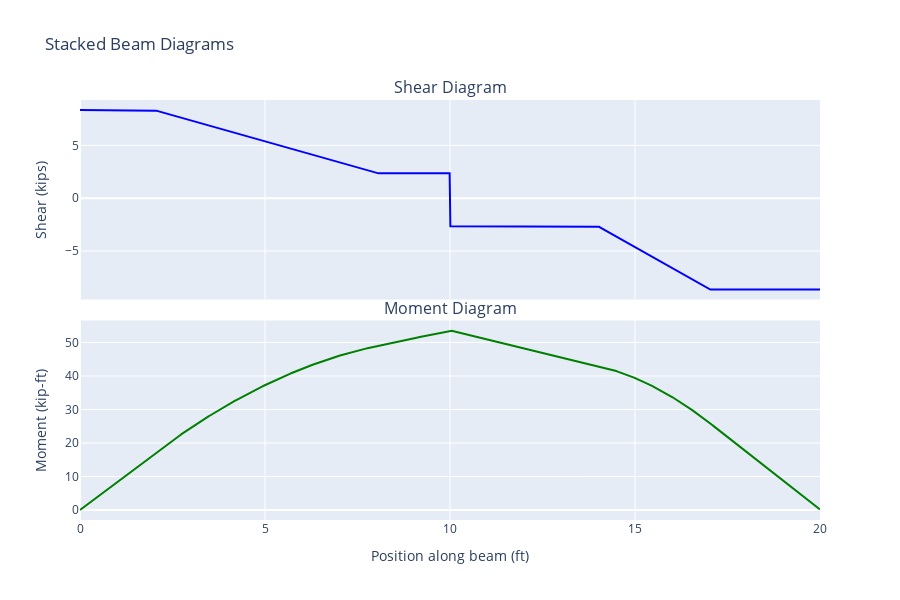

Notebook code for this chart:
### Code cell
import numpy as np
import plotly.graph_objects as go
from plotly.subplots import make_subplots
from IPython.display import display

# Single Python script for beam analysis with point and distributed loads in JupyterLab

def main():
    # Prompt for beam length
    beam_length = float(input("Enter beam length (ft): "))

    # Prompt for point loads
    loc_input = input("Enter locations of point loads from left end (ft), comma-separated (or none): ")
    point_loads = []
    if loc_input.lower() != 'none':
        locations = [float(l.strip()) for l in loc_input.split(',')]
        for loc in locations:
            Pu = float(input(f"Enter value of point load Pu at {loc} ft (kips): ")) * 1000  # Convert kips to pounds
            point_loads.append((loc, Pu))
        point_loads.sort(key=lambda x: x[0])

    # Prompt for distributed loads
    dist_loads = []
    while input("Add distributed load? (y/n): ").lower() == 'y':
        start = float(input("Enter start point of distributed load (ft): "))
        end = float(input("Enter end point of distributed load (ft): "))
        w = float(input(f"Enter distributed load magnitude (kips/ft): ")) * 1000  # Convert kips/ft to pounds/ft
        dist_loads.append((start, end, w))
    dist_loads.sort(key=lambda x: x[0])

    # Calculations for reactions, shear, and moment
    num_points = 1000
    x_ft = np.linspace(0, beam_length, num_points)

    # Compute reactions
    R_left = 0
    R_right = 0

    # Point load contributions to reactions
    for loc, Pu in point_loads:
        R_left += Pu * (beam_length - loc) / beam_length
        R_right += Pu * loc / beam_length

    # Distributed load contributions to reactions
    for start, end, w in dist_loads:
        length = end - start
        centroid = (start + end) / 2
        total_load = w * length
        R_left += total_load * (beam_length - centroid) / beam_length
        R_right += total_load * centroid / beam_length

    Vu = max(R_left, R_right) / 1000  # in kips

    # Shear diagram V(x) in kips
    V_arr = np.full(num_points, R_left / 1000)
    # Point loads
    for loc, Pu in point_loads:
        mask = x_ft > loc
        V_arr[mask] -= Pu / 1000
    # Distributed loads
    for start, end, w in dist_loads:
        mask = (x_ft >= start) & (x_ft <= end)
        V_arr[mask] -= w * (x_ft[mask] - start) / 1000
        mask_end = x_ft > end
        V_arr[mask_end] -= w * (end - start) / 1000

    # Moment diagram M(x) in kip-ft
    M_arr = np.zeros(num_points)
    for i in range(1, num_points):
        dx = x_ft[i] - x_ft[i-1]
        M_arr[i] = M_arr[i-1] + V_arr[i-1] * dx

    Mu = np.max(np.abs(M_arr))

    # Output: Print beam representation
    print("Beam Representation:")
    print("Simply Supported Beam:")
    print("A" + "-" * int(beam_length) + "B")
    for loc, Pu in point_loads:
        load_pos = int(loc)
        print(" " * load_pos + "↓ Pu = {:.2f} kips".format(Pu / 1000))
    for start, end, w in dist_loads:
        start_pos = int(start)
        print(" " * start_pos + "=" * int(end - start) + " w = {:.2f} kips/ft".format(w / 1000))

    # Print results
    print("\nResults:")
    print("Ultimate Moment Mu: {:.2f} kip-ft".format(Mu))
    print("Ultimate Shear Vu: {:.2f} kips".format(Vu))

    # Visualize with Plotly: Stacked subplots
    fig = make_subplots(rows=2, cols=1, shared_xaxes=True, vertical_spacing=0.05,
                        subplot_titles=('Shear Diagram', 'Moment Diagram'))

    # Shear
    fig.add_trace(go.Scatter(x=x_ft, y=V_arr, mode='lines', name='Shear (kips)', line=dict(color='blue')), row=1, col=1)

    # Moment
    fig.add_trace(go.Scatter(x=x_ft, y=M_arr, mode='lines', name='Moment (kip-ft)', line=dict(color='green')), row=2, col=1)

    fig.update_layout(height=600, title_text="Stacked Beam Diagrams", showlegend=False)
    fig.update_xaxes(title_text="Position along beam (ft)", row=2, col=1)
    fig.update_yaxes(title_text="Shear (kips)", row=1, col=1)
    fig.update_yaxes(title_text="Moment (kip-ft)", row=2, col=1)

    # Display plot in JupyterLab
    display(fig)

# Run the main function
main()

### Figure 1 — Plotly figure (JSON) as saved in the notebook; plotly's stock layout.template omitted (floating-point values rounded to 4 significant figures; data arrays with more than 128 entries replaced by an {"elided": "..."} marker saying what was removed)
{"data": [{"line": {"color": "blue"}, "mode": "lines", "name": "Shear (kips)", "type": "scatter", "x": {"elided": "1000 float values"}, "xaxis": "x", "y": {"elided": "1000 float values"}, "yaxis": "y"}, {"line": {"color": "green"}, "mode": "lines", "name": "Moment (kip-ft)", "type": "scatter", "x": {"elided": "1000 float values"}, "xaxis": "x2", "y": {"elided": "1000 float values"}, "yaxis": "y2"}], "layout": {"annotations": [{"font": {"size": 16}, "showarrow": false, "text": "Shear Diagram", "x": 0.5, "xanchor": "center", "xref": "paper", "y": 1, "yanchor": "bottom", "yref": "paper"}, {"font": {"size": 16}, "showarrow": false, "text": "Moment Diagram", "x": 0.5, "xanchor": "center", "xref": "paper", "y": 0.475, "yanchor": "bottom", "yref": "paper"}], "height": 600, "showlegend": false, "title": {"text": "Stacked Beam Diagrams"}, "xaxis": {"anchor": "y", "domain": [0, 1], "matches": "x2", "showticklabels": false}, "xaxis2": {"anchor": "y2", "domain": [0, 1], "title": {"text": "Position along beam (ft)"}}, "yaxis": {"anchor": "x", "domain": [0.525, 1], "title": {"text": "Shear (kips)"}}, "yaxis2": {"anchor": "x2", "domain": [0, 0.475], "title": {"text": "Moment (kip-ft)"}}}}
